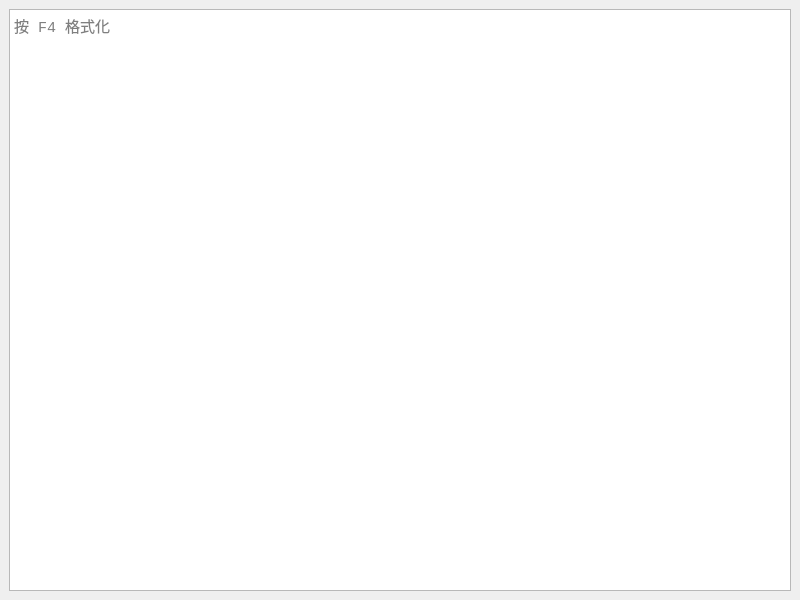
<?xml version="1.0" encoding="UTF-8"?>
<ui version="4.0">
 <class>MainWindow</class>
 <widget class="QMainWindow" name="MainWindow">
  <property name="geometry">
   <rect>
    <x>0</x>
    <y>0</y>
    <width>800</width>
    <height>600</height>
   </rect>
  </property>
  <property name="windowTitle">
   <string>json格式化</string>
  </property>
  <widget class="QWidget" name="centralwidget">
   <layout class="QGridLayout" name="gridLayout">
    <item row="0" column="0">
     <widget class="QTextEdit" name="textEdit">
      <property name="font">
       <font>
        <family>Consolas</family>
        <pointsize>11</pointsize>
       </font>
      </property>
      <property name="lineWrapMode">
       <enum>QTextEdit::LineWrapMode::NoWrap</enum>
      </property>
      <property name="placeholderText">
       <string>按 F4 格式化</string>
      </property>
     </widget>
    </item>
   </layout>
  </widget>
 </widget>
 <resources/>
 <connections/>
</ui>
